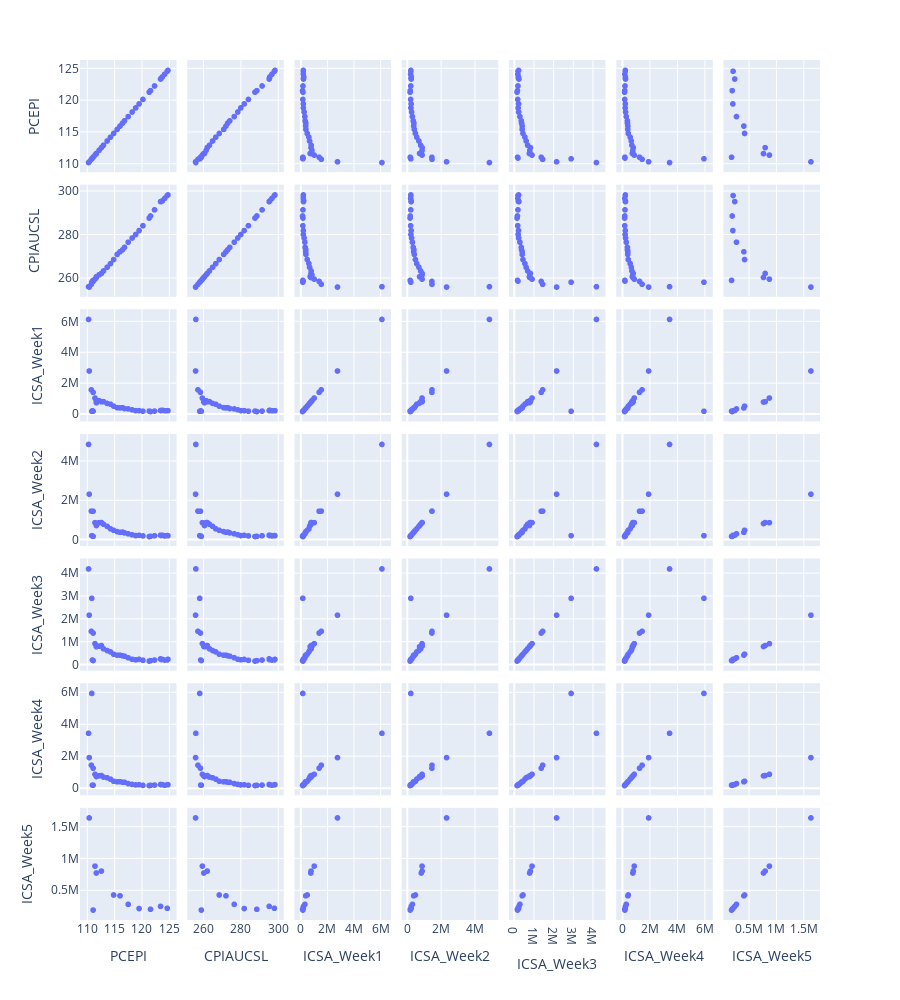

Source (notebook cell):
### Code cell
fig = px.scatter_matrix(data, dimensions=["PCEPI","CPIAUCSL","ICSA_Week1","ICSA_Week2","ICSA_Week3","ICSA_Week4","ICSA_Week5"],width=900,height=1000)
fig.show()
